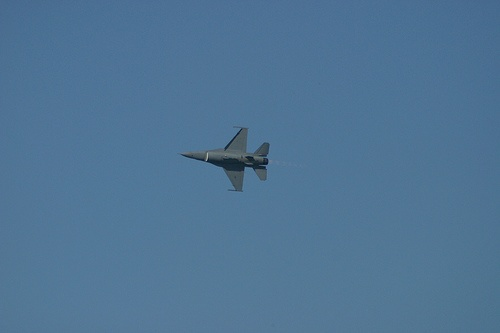
%> input picture Assignment2Matlab/Assig2_Supp/Q3-Images/jet.jpg, 500 x 333 px
$ octave demo2.m   (GNU Octave 9; MATLAB toolbox functions it lacks are replaced by stand-ins)
%> lines starting %> are read from the running program, lines starting %| are printed output that depends on the picture
%  This Matlab code demonstrates an edge-based active contour model as an application of
%  the Distance Regularized Level Set Evolution (DRLSE) formulation in the following paper:
%
%  C. Li, C. Xu, C. Gui, M. D. Fox, "Distance Regularized Level Set Evolution and Its Application to Image Segmentation",
%     IEEE Trans. Image Processing, vol. 19 (12), pp. 3243-3254, 2010.
%
% Author: Chunming Li, all rights reserved
% E-mail: lchunming@gmail.com
%         li_chunming@hotmail.com
% URL:  http://www.imagecomputing.org/~cmli/
clear all;
close all;
Img = imread('Assig2_Supp/Q3-Images/jet.jpg'); % real miscroscope image of cells
%> Img is the input picture: size 333x500x3 uint8; mean R, G, B 79.8, 116.5, 148.5
%colorImg=double(Img(:,:,3));
Img=double(Img(:,:,1));
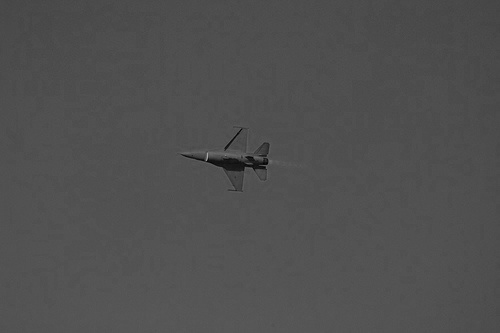
%> Img: size 333x500 double; min 1, max 170, mean 79.8
%% parameter setting

timestep=20;  % time step
mu=0.2/timestep;  % coefficient of the distance regularization term R(phi)

% 1 - train
% 2 - cyclist
% 3 - drunk
% 4 - jet
% 5 - boats
% 6 - computer
% 7 - sheep
% 8 - hannukah
whichImg = 4;
if whichImg == 1
    width=500;
    height=375;
    iter_inner=20;
    iter_outer=30;
    lambda=.5; % coefficient of the weighted length term L(phi)
    alfa=.2;  % coefficient of the weighted area term A(phi)
    epsilon=1; % papramater that specifies the width of the DiracDelta function
    sigma=1.5;
elseif whichImg == 2
    width=334;
    height=500;
    iter_inner=20;
    iter_outer=30;
    lambda=5;
    alfa=2;
    epsilon=.5;
    sigma=1.5;
elseif whichImg == 3
    width=500;
    height=375;
    iter_inner=20;
    iter_outer=40;
    lambda=10; % coefficient of the weighted length term L(phi)
    alfa=4;  % coefficient of the weighted area term A(phi)
    epsilon=1; % papramater that specifies the width of the DiracDelta function
    sigma=.5;
elseif whichImg == 4
    width=500;
    height=333;
    iter_inner=10;
    iter_outer=40;
    lambda=7; % coefficient of the weighted length term L(phi)
    alfa=.5;  % coefficient of the weighted area term A(phi)
    %alfa=2;
    epsilon=1; % papramater that specifies the width of the DiracDelta function
    sigma=1.5;
elseif whichImg == 5
    width=500;
    height=375;
elseif whichImg == 6
    width=500;
    height=375;
elseif whichImg == 7
    width=500;
    height=332;
elseif whichImg == 8
    width=500;
    height=375;
end

%% set potentialFunction
potential=2;
if potential ==1
    potentialFunction = 'single-well';A  % use single well potential p1(s)=0.5*(s-1)^2, which is good for region-based model
elseif potential == 2
    potentialFunction = 'double-well';  % use double-well potential in Eq. (16), which is good for both edge and region based models
else
    potentialFunction = 'double-well';  % default choice of potential function
end

%% initialize functions
G=fspecial('gaussian',15,sigma);
Img_smooth=conv2(Img,G,'same');  % smooth image by Gaussiin convolution
[Ix,Iy]=gradient(Img_smooth);
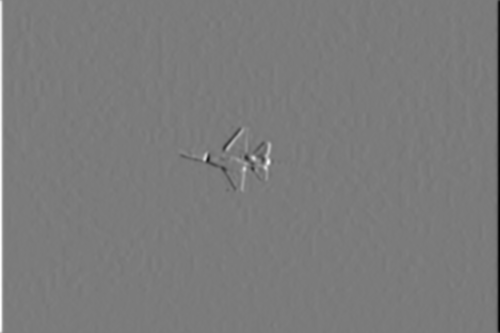
%> Ix: size 333x500 double; min -16.62, max 17.67, mean -0.00479; drawn with min black and max white
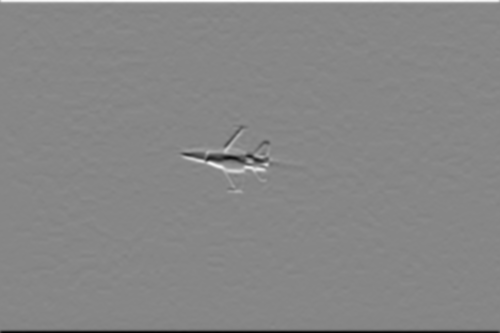
%> Iy: size 333x500 double; min -18.7, max 16.73, mean 0.0142; drawn with min black and max white
f=Ix.^2+Iy.^2;
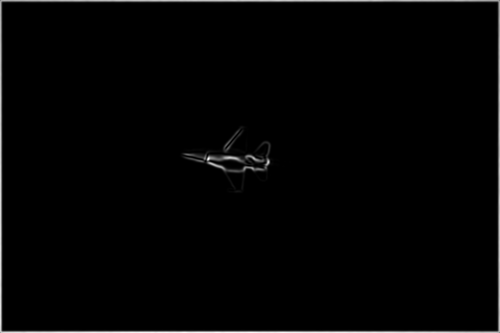
%> f: size 333x500 double; min 2.63e-07, max 352.5, mean 5.5; drawn with min black and max white
g=1./(1+f);  % edge indicator function.
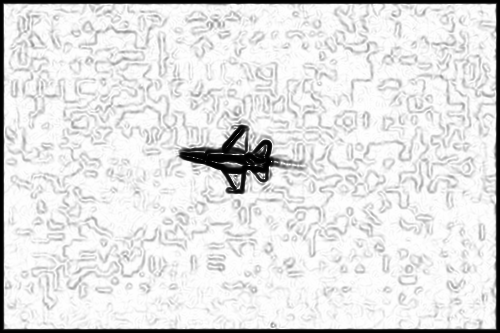
%> g: size 333x500 double; min 0.00283, max 1, mean 0.887

% initialize LSF as binary step function
c0=2;
initialLSF=c0*ones(size(Img));

%% displays
% [10 lines of commented-out code are left out]

%% start regions loop
numregions = 50;
randomregions = 0;
finalPhi = zeros(height,width);
% do all of this for each region
%> (the run ends here)
